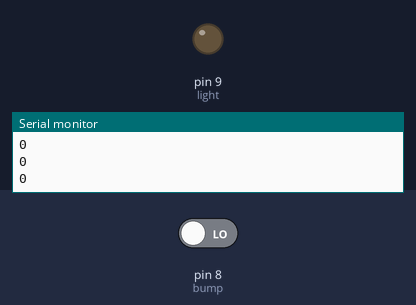
A sketch run on a simulated Arduino Uno, built with avr-gcc and run on an emulated ATmega328P. Parts: output pins drawn as LEDs (lit = HIGH), the last lines printed to the serial monitor. The inputs (shaded band) are chosen by the test bench; at power-on: pin 8 (bump) LOW.

Above: at 2.8 s.
2.9 s: pin 8 (bump) driven HIGH
At 3.6 s:
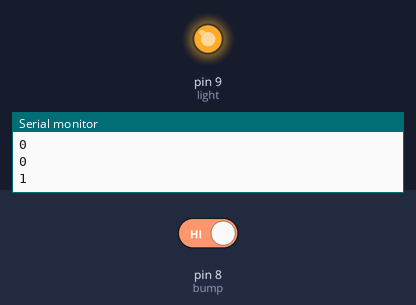
4.5 s: pin 8 (bump) driven LOW
At 6.3 s:
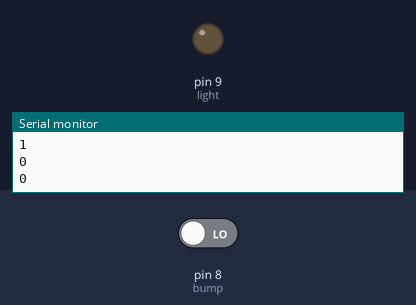
Timing chart, 0 to 7.8 s (numbered marks = the images above; inputs shaded):
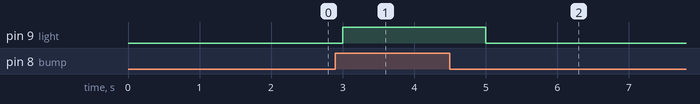

The sketch:

sketch_nov23a.ino
```cpp
int bump = 8;
int light = 9;

void setup() {
  Serial.begin(115200);
  pinMode(bump,INPUT);
  pinMode(light,OUTPUT);
  // 其他初始化代码
}

void loop() {
  // 读取数据，例如从传感器或其他端口
  int data = digitalRead(bump);
  if(data == HIGH){
    digitalWrite(light, HIGH);
  }
  else{
    digitalWrite(light, LOW);
  }
  // 将数据发送到 ESP8266
  Serial.println(data);

  // 延迟一段时间
  delay(1000);
}
```

Measured:
- after the input at 2.9 s, pin 9 (light): LOW → HIGH after 0.10 s
- after the input at 4.5 s, pin 9 (light): HIGH → LOW after 0.50 s
